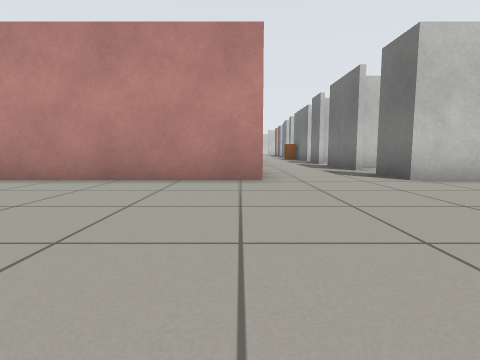
view 1 (above)

24 first-person views from a walk through a Gazebo world. The camera is 0.5 m above the floor, tilts 6° down and sees 80° across. Floor lines are 1 m apart. The floor is counted in squares, 1 m on a side. Each view is taken from the middle of a square. On the plan, view 1 faces up. The plan holds only what a view shows up to about 9 squares ahead; the rest is blank. The place goes on beyond the plan.

view 2
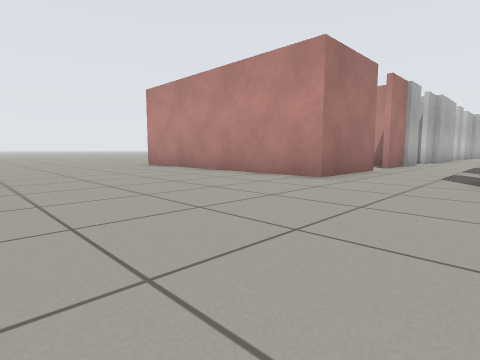

view 3
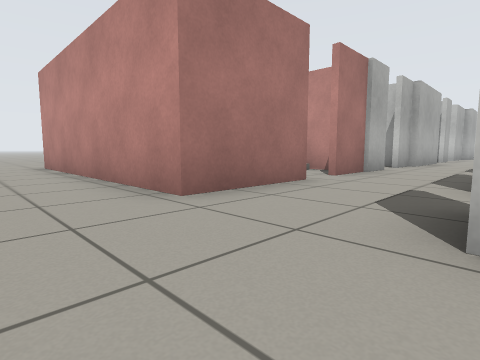

view 4
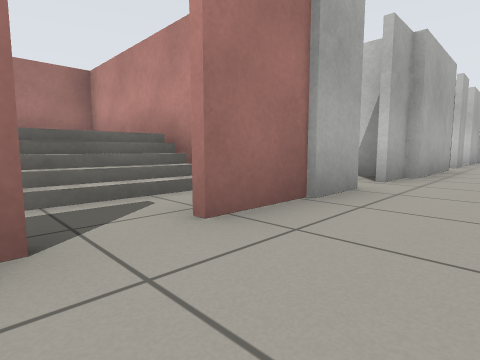

view 5
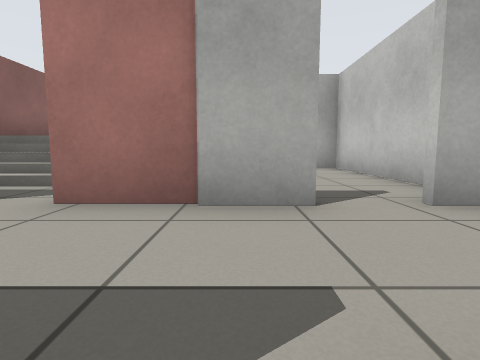

view 6
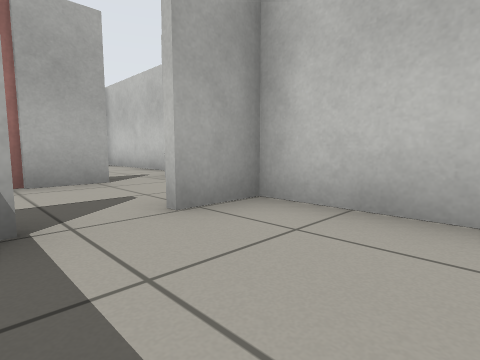

view 7
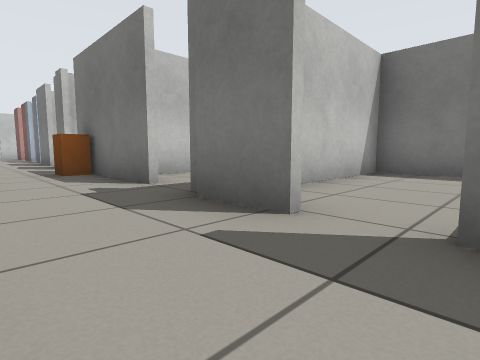

view 8
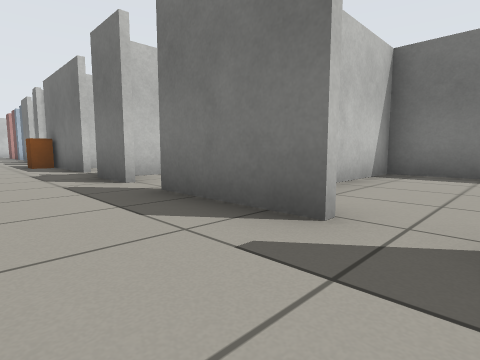

view 9
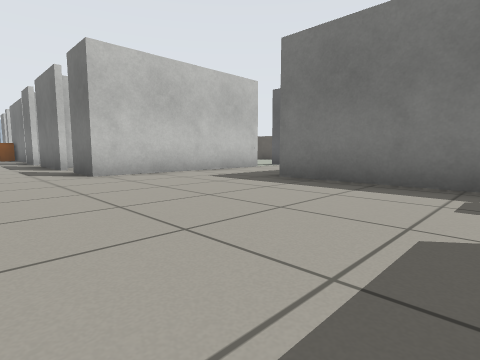

view 10
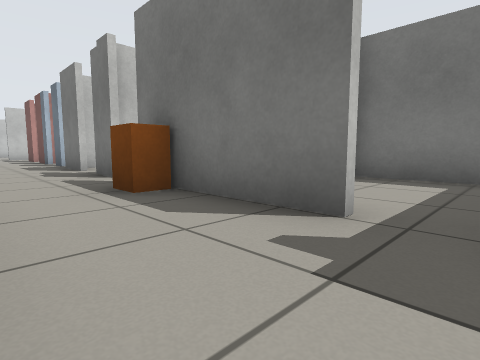

view 11
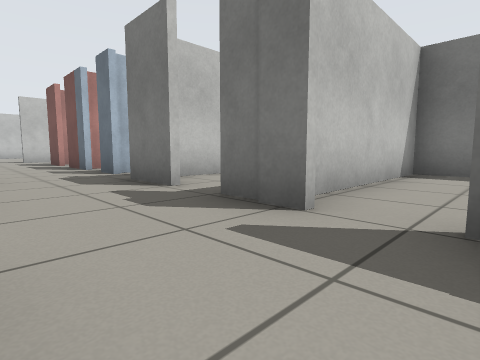

view 12
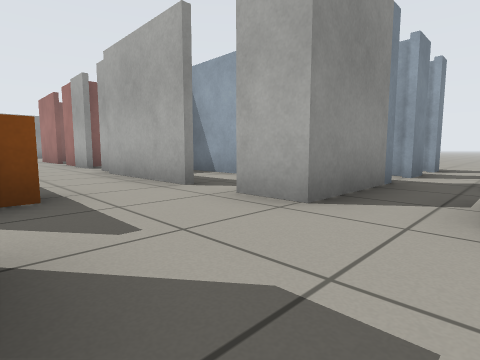

view 13
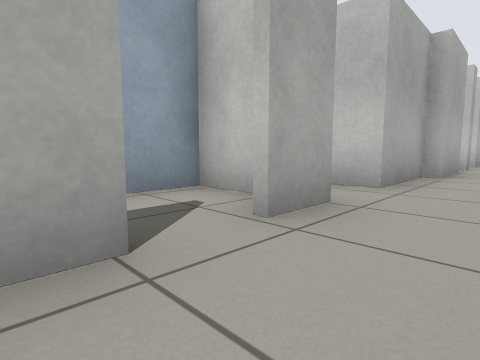

view 14
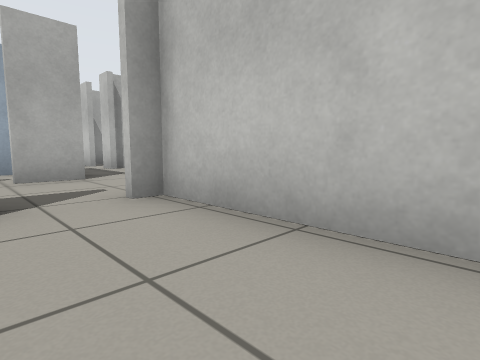

view 15
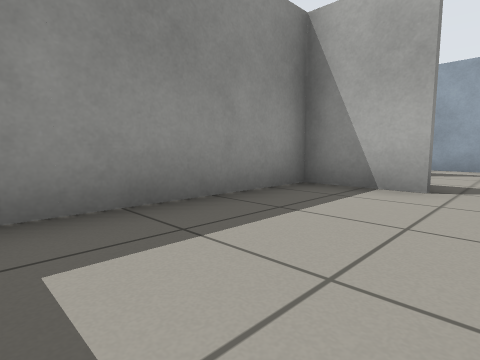

view 16
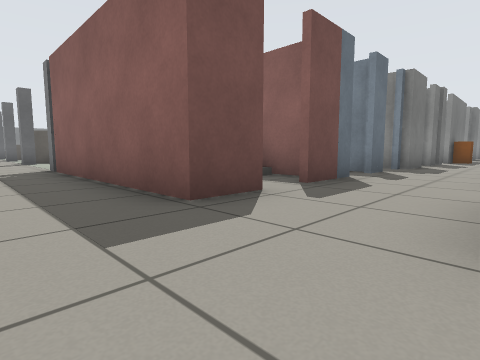

view 17
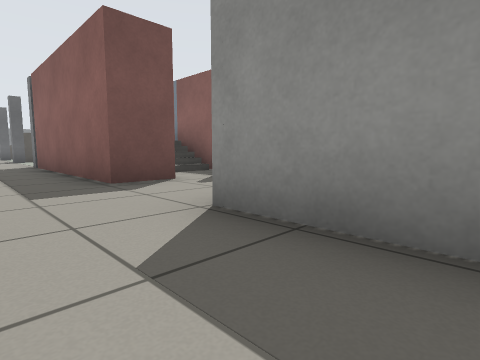

view 18
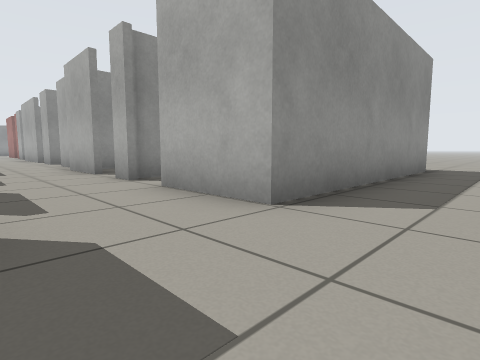

view 19
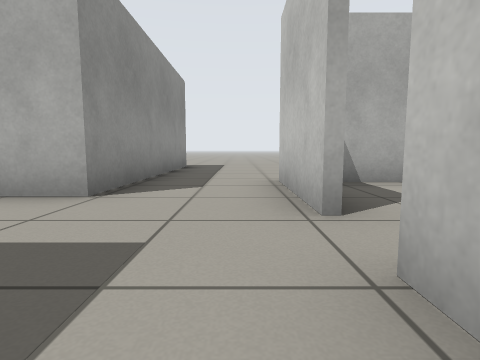

view 20
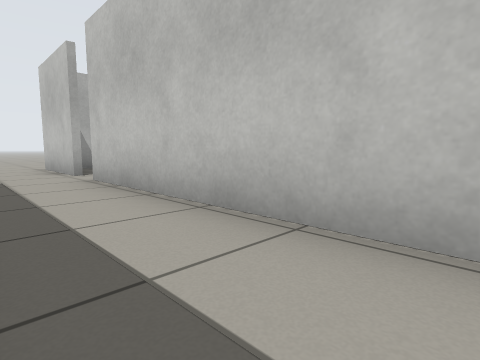

view 21
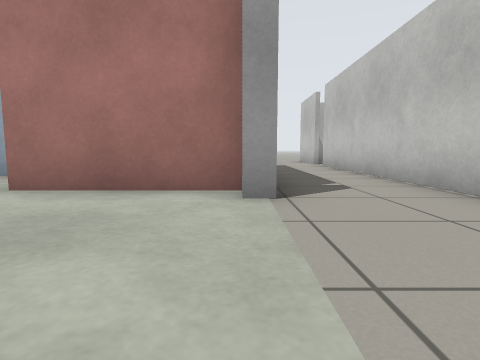

view 22
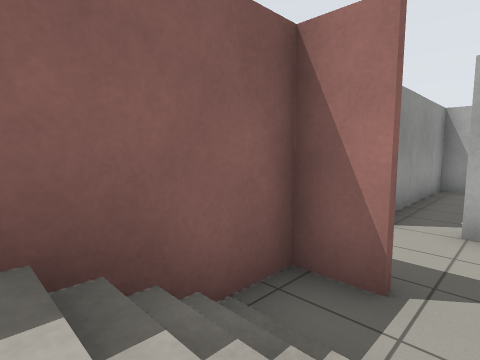

view 23
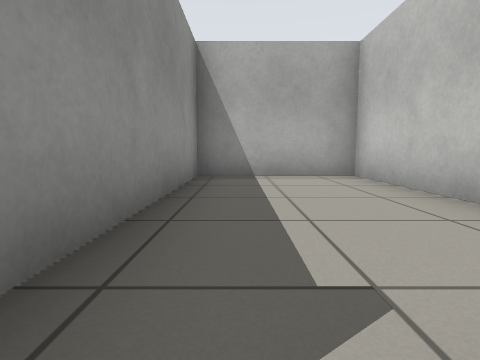

view 24
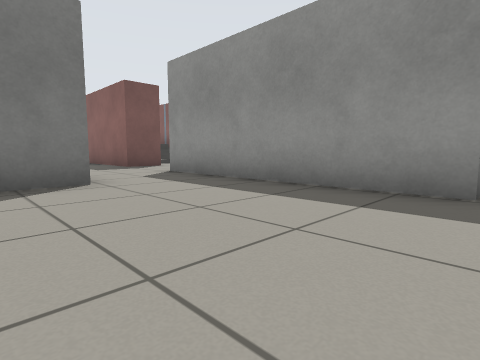

### Floor plan
Key: @ floor where view 1 was taken; # wall or solid block; x gap in a wall; . floor; / step, stairs or slope; B white box; P pink box; G grey box; R grey post; O other object.
Columns run from 5 left of view 1 to 12 right of it. Each row starts with its distance up from view 1.
 31 ....##
 30 .....BBBx######
 29 ................
 28 ..................
 27 ######B.P#####R...
 26 #.....B... / #...
 25 #.......P./  #..
 24 ######B.B#####.
 23       B.B. B..
 22      .B.B###
 21      ##.B##O
 20    B  B.B..
 19  B.BBBB...
 18 ....BB..B#####
 17 B B.B.B.B....#
 16     #...B....
 15     #.#.B####
 14     #.#.B###
 13 # ###B#.B..#
 12 #....B..B###
 11 #  .....B..###
 10 #####B.......#
  9    //P..B..
  8    //...B####
  7    //P..B...#
  6    //P..B...#
  5    #G#..B####.
  4 ..............
  3 ............
  2 ..........#
  1 ..........#
  0    ..@....#
 -1       ....#

Positions as (right, up) in squares from view 1, and headings:
1: (0, 0), facing up
2: (3, 0), facing up-left
3: (3, 3), facing up-left
4: (2, 7), facing up-left
5: (3, 10), facing left
6: (5, 9), facing up-left
7: (1, 9), facing up-right
8: (1, 6), facing up-right
9: (1, -1), facing up-right
10: (1, 12), facing up-right
11: (1, 16), facing up-right
12: (3, 19), facing down-left
13: (2, 15), facing up-left
14: (6, 16), facing up-left
15: (7, 17), facing down-left
16: (1, 29), facing down-right
17: (-1, 29), facing down-right
18: (3, 29), facing down-left
19: (4, 29), facing left
20: (8, 28), facing up-left
21: (12, 27), facing left
22: (6, 26), facing down-left
23: (1, 25), facing left
24: (-5, 31), facing down-right
